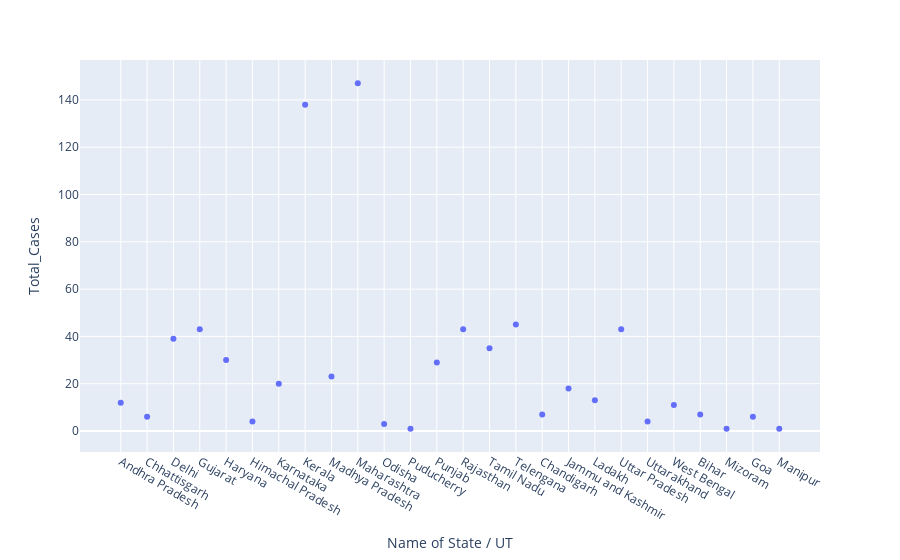

Notebook cell for this chart:
### Code cell
# plotly express total case graph
px.scatter(df,x='Name of State / UT',y='Total_Cases',
             )

### Figure 1 — Plotly figure (JSON) as saved in the notebook; plotly's stock layout.template omitted (floating-point values rounded to 4 significant figures)
{"data": [{"hovertemplate": "Name of State / UT=%{x}<br>Total_Cases=%{y}<extra></extra>", "legendgroup": "", "marker": {"color": "#636efa", "symbol": "circle"}, "mode": "markers", "name": "", "orientation": "v", "showlegend": false, "type": "scatter", "x": ["Andhra Pradesh", "Chhattisgarh", "Delhi", "Gujarat", "Haryana", "Himachal Pradesh", "Karnataka", "Kerala", "Madhya Pradesh", "Maharashtra", "Odisha", "Puducherry", "Punjab", "Rajasthan", "Tamil Nadu", "Telengana", "Chandigarh", "Jammu and Kashmir", "Ladakh", "Uttar Pradesh", "Uttarakhand", "West Bengal", "Bihar", "Mizoram", "Goa", "Manipur"], "xaxis": "x", "y": [12, 6, 39, 43, 30, 4, 20, 138, 23, 147, 3, 1, 29, 43, 35, 45, 7, 18, 13, 43, 4, 11, 7, 1, 6, 1], "yaxis": "y"}], "layout": {"legend": {"tracegroupgap": 0}, "margin": {"t": 60}, "xaxis": {"anchor": "y", "domain": [0, 1], "title": {"text": "Name of State / UT"}}, "yaxis": {"anchor": "x", "domain": [0, 1], "title": {"text": "Total_Cases"}}}}
